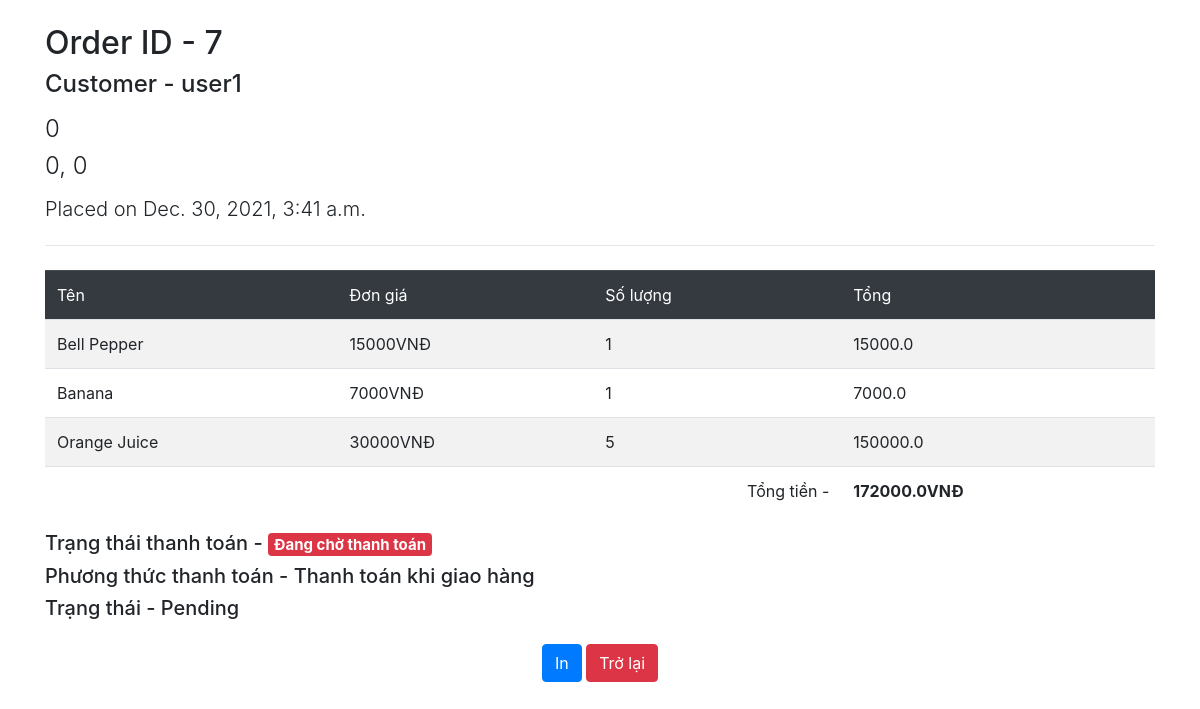
The page /invoice/7/ (signed in) on the database its author committed.
### order/models.py (models this page shows, shortened)
class Order(models.Model):
    user = models.ForeignKey(User, related_name='orders', on_delete=models.CASCADE)
    phone_number = models.CharField(max_length=15)
    address = models.CharField(max_length=150, blank=False, null=False)
    city = models.CharField(max_length=50)
    credit_card = models.CharField(max_length=10)
    paid = models.BooleanField(default=False)
    created = models.DateTimeField(auto_now_add=True)
    updated = models.DateTimeField(auto_now=True)
    status = models.CharField(
        choices=choices, max_length=10, default='Pending')
    total_price = models.FloatField(null=False, blank=False, default=0)
    class Meta:
        ordering = ('-created',)

class OrderItem(models.Model):
    order = models.ForeignKey(
        Order, related_name='items', on_delete=models.CASCADE)
    product = models.ForeignKey(
        Product, related_name='ordered', on_delete=models.CASCADE)
    quantity = models.PositiveIntegerField(default=1)
    total = models.FloatField(null=False, blank=False)

### product/models.py (models this page shows)
class Product(models.Model):
    category = models.ForeignKey(Category, on_delete=models.CASCADE)
    title = models.CharField(max_length=255, default='')
    description = models.TextField(default='')
    price = models.IntegerField(default='')
    active = models.BooleanField(default=True)
    product_img = models.ImageField(upload_to="product_images/%y", null=True, blank=True)

### order/views.py (the view)
# urls.py: path('invoice/<int:pk>/', views.OrderInvoice.as_view(), name='invoice'),
class OrderInvoice(LoginRequiredMixin, generic.DetailView):
    model = Order
    context_object_name = 'order'
    template_name = 'order/order_invoice.html'
    def get_queryset(self):
        qs = super().get_queryset()
        return qs.prefetch_related('items', 'items__product')
    def get_object(self, **kwargs):
        obj = super().get_object(**kwargs)
        if obj.user_id == self.request.user.id or self.request.user.is_superuser:
            return obj
        raise Http404

### order/templates/order/order_invoice.html (shortened to what this page needs)
<!DOCTYPE html>
<html lang="en">
<head>
    <link rel="stylesheet" href="https://stackpath.bootstrapcdn.com/bootstrap/4.4.1/css/bootstrap.min.css" />
</head>
<body>
    <div class="container my-4">
        <h2>Order ID - {{order.id}}</h2>
        <h4 class="mb-3">
            Customer - {{order.user.first_name|default:order.user.username}} {{order.user.last_name}}
        </h4>
        <h4 class="font-weight-light">{{order.address}}</h4>
        <h4 class="font-weight-light mb-3">{{order.city}}, {{order.credit_card}}</h4>
        <h5 class="font-weight-light mb-4">Placed on {{order.created}}</h5>
        <hr />
        <table class="table table-striped mt-4">
            <thead class="table-dark">
                <tr>
                    <td>Tên </td>
                    <td>Đơn giá</td>
                    <td>Số lượng</td>
                    <td>Tổng </td>
                </tr>
            </thead>
            <tbody>
                {% for o in order.items.all %}
                <tr>
                    <td>{{o.product.title}}</td>
                    <td>{{o.product.price}}VNĐ</td>
                    <td>{{o.quantity}}</td>
                    <td>{{o.total}}</td>
                </tr>
                {% endfor %}
            </tbody>
            <tfoot>
                <tr>
                    <td colspan="2"></td>
                    <td class="text-right">Tổng tiền -</td>
                    <td>
                        <b>{{order.total_price}}VNĐ</b>
                    </td>
                </tr>
            </tfoot>
        </table>
        <h5>
            Trạng thái thanh toán - {% if order.paid %}
            <span class="badge badge-success">đã thanh toán</span> {% else %}
            <span class="badge badge-danger">Đang chờ thanh toán</span> {% endif %}
        </h5>
        <h5>Phương thức thanh toán - Thanh toán khi giao hàng</h5>
        <h5>Trạng thái - {{order.status}}</h5>
    </div>
    <footer class="text-center d-print-none">
        <button class="btn btn-primary" onclick="window.print()">In </button>
        <button class="btn btn-danger" onclick="history.back()">Trở lại</button>
    </footer>
</body>
</html>

### rows shown on the page
Order: id "7", user.first_name "user1", address "0", city "0", credit_card "0", created "Dec. 30, 2021, 3:41 a.m.", total_price "172000.0", status "Pending"
OrderItem: product "Bell Pepper", product.price "15000", quantity "1", total "15000.0"
OrderItem: product "Banana", product.price "7000", quantity "1", total "7000.0"
OrderItem: product "Orange Juice", product.price "30000", quantity "5", total "150000.0"
